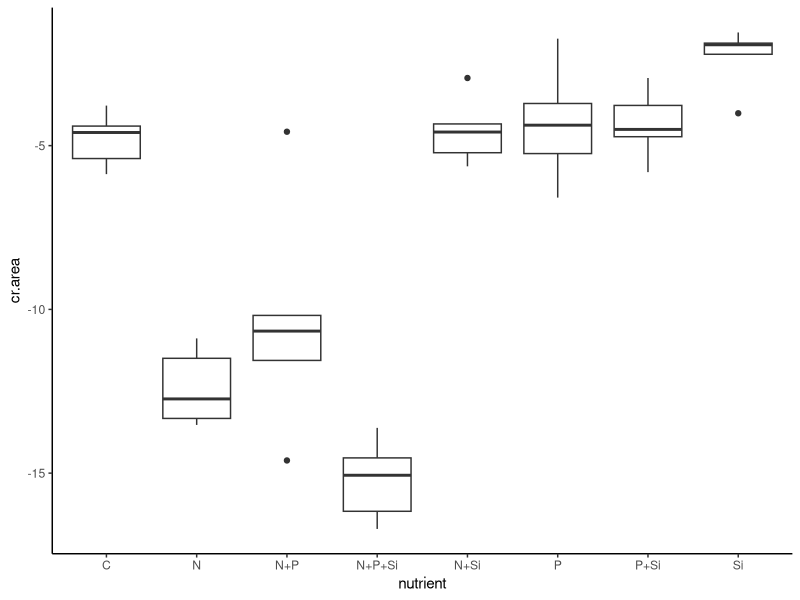
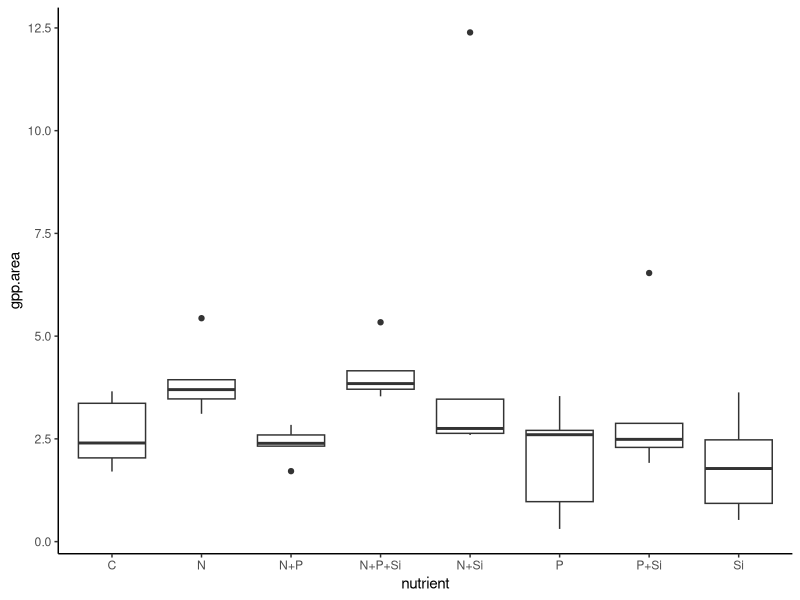
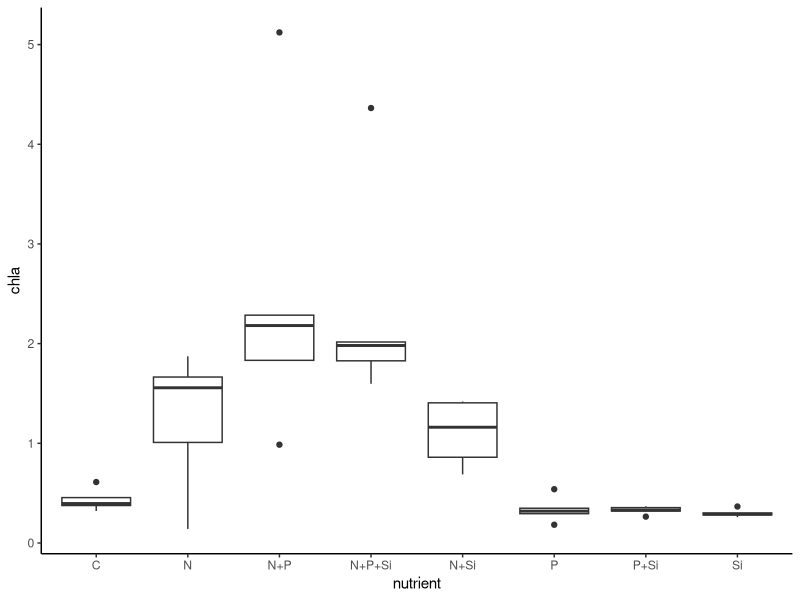
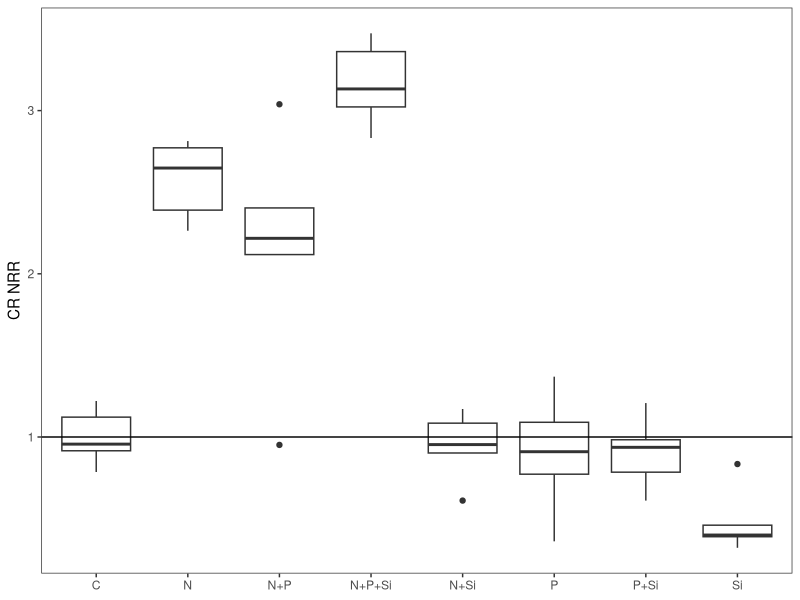
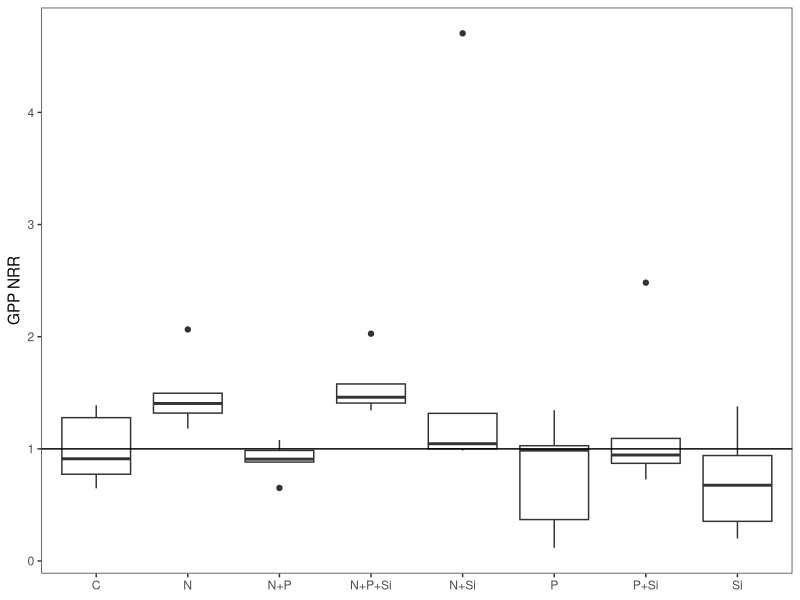
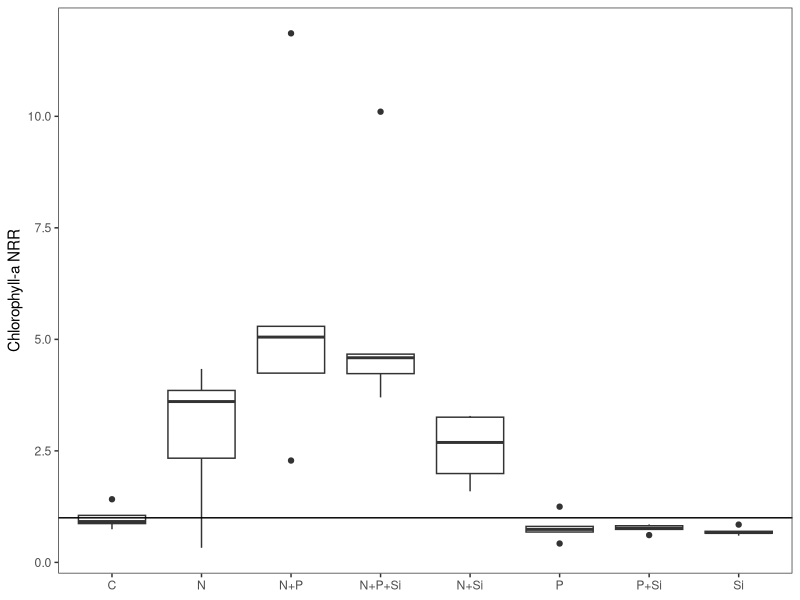
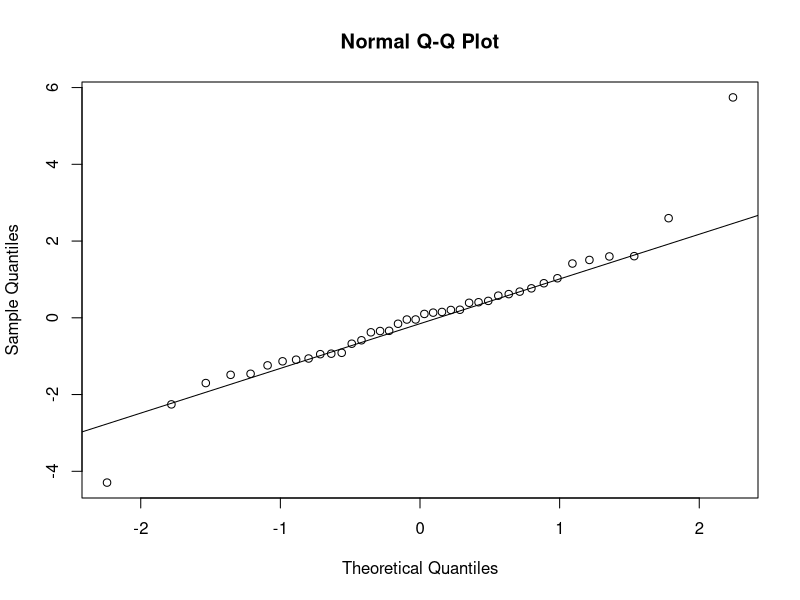
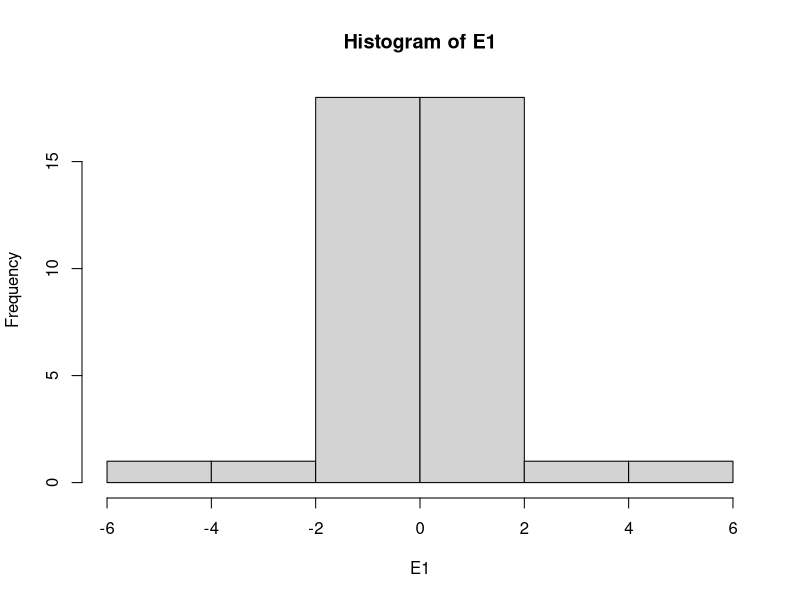

The R source for these figures, in order: (Note: this script raises an error after producing the figures.)
#Author:  Clay Arango
#Creation date: 10-Feb-19
#Script to analyze NDS data from Summer 2018 WSB work with S. Roley and A. Alexiades

#packages
install.packages("nlme")
install.packages("nortest")
install.packages("plyr")
install.packages("dplyr")
install.packages("multcomp")
install.packages("MASS")
install.packages("ggplot2")
library(nlme)
library(nortest)
library(plyr)
library(dplyr)
library(multcomp)
library(MASS)
library(ggplot2)

#Load data
cle_summer <- read.table(file="cle_summer.csv", header=T, sep=",")

#set variable
d = cle_summer

#evaluate data to make sure factors are correct
names(d)

unique(d$nutrient) #control, N, NP, NPSi, NSi, P, PSi, Si
unique(d$N) #should be 0 and 1
unique(d$P) #should be 0 and 1
unique(d$Si) #should be 0 and 1
unique(d$top) #should be "sponge" and "glass"
#if need to change, use recode function below. 
#d$top<-recode(d$top, "cellulose" = "sponge")
str(d)

#convert N and P and Si values (0 or 1 for absence or presence) to factors
d$N<-as.factor(d$N)
d$P<-as.factor(d$P)
d$Si<-as.factor(d$Si)
str(d)

#subset data into gpp and cr response
d.cr = subset(d, top=="sponge", data=d)
d.gpp = subset(d, top=="glass", data=d)

#check for outliers and check data entry before calculating CR-NRR
ggplot(d.cr, aes(x=nutrient, y=cr.area)) + geom_boxplot() + theme_classic()
#BB5, W1 might be low outliers, controls look OK

#calculate nrr for cr
x<-ddply(d.cr, "nutrient", summarise, ave_cr = mean(cr.area, na.rm=T)) 
x
d.cr$cr.nrr = d.cr$cr.area/-4.808690 #divide by control ave_cr

#check for outliers and check data entry before calculating GPP- and chla-NRR
ggplot(d.gpp, aes(x=nutrient, y=gpp.area)) + geom_boxplot() + theme_classic()
#Z2, V7 is a high outlier
ggplot(d.gpp, aes(x=nutrient, y=chla)) + geom_boxplot() + theme_classic()
#lots of b.d. are calculating as zeros.  replace with half dl?

#calculate nrr for gpp and chla
x<- ddply(d.gpp, "nutrient", summarise, ave_gpp = mean(gpp.area, na.rm=T), ave_chla = mean(chla, na.rm=T)) 
x
d.gpp$gpp.nrr = d.gpp$gpp.area/2.633438 #divide by control ave_gpp
d.gpp$chla.nrr = d.gpp$chla/0.4318408 #divide by control ave_chla
#use to exclude outliers
#x1<- ddply(subset(d.gpp, !(nds.id=="F6")), "nutrient", summarise, ave_chla = mean(chla_ug_cm2, na.rm=T)) 
#x1
#d.gpp$chla.nrr_1<-d.gpp$chla_ug_cm2/2.700340

#combine into one file and export
d.cr$chla.nrr<-NA
#d.cr$chla.nrr_1<-NA#for excluded outliers
d.cr$gpp.nrr<-NA
d.gpp$cr.nrr<-NA
d.nrr<-rbind(d.cr, d.gpp)
d.nrr$site.date<-"cle_summer"
write.table(d.nrr, "cle_summer_nrr.csv",  sep=",", quote=F, row.names =F)

###############
#plots of NRR
##############
ggplot(data=subset(d.cr, !(nutrient=="control")), aes(x=nutrient, y=cr.nrr))+geom_boxplot()+theme_bw()+
  ylab("CR NRR")+geom_abline(slope = 0, intercept = 1)+
  theme(axis.title.x=element_blank(), panel.grid.minor=element_blank(), panel.grid.major=element_blank())
#N limitation, possible Si inhibition

ggplot(data=subset(d.gpp, !(nutrient=="control")), aes(x=nutrient, y=gpp.nrr))+geom_boxplot()+theme_bw()+
  ylab("GPP NRR")+geom_abline(slope = 0, intercept = 1)+
  theme(axis.title.x=element_blank(), panel.grid.minor=element_blank(), panel.grid.major=element_blank())
#possible N limitation (but not NP), likely no limitation (i.e., light?)

ggplot(data=subset(d.gpp, !(nutrient=="control")), aes(x=nutrient, y=chla.nrr))+geom_boxplot()+theme_bw()+
  ylab("Chlorophyll-a NRR")+geom_abline(slope = 0, intercept = 1)+ 
  theme(axis.title.x=element_blank(), panel.grid.minor=element_blank(), panel.grid.major=element_blank())
#N limitation, possible N+P colimitation

##########
#NRR Summary Files
#########

GPP_sum<-ddply(d.gpp, "nutrient", summarise, ave_nrr.gpp=mean(gpp.nrr, na.rm=T), sd_nrr.gpp=sd(gpp.nrr, na.rm=T), 
               se_nrr.gpp =(sd(gpp.nrr)/sqrt(sum(!is.na(gpp.nrr)))), 
               ci95_nrr.gpp = (1.96*(sd(gpp.nrr)/sqrt(sum(!is.na(gpp.nrr))))),
               ave_nrr.chla=mean(chla.nrr, na.rm=T), sd_nrr.chla=sd(chla.nrr, na.rm=T), 
               se_nrr.chla =(sd(chla.nrr)/sqrt(sum(!is.na(chla.nrr)))), 
               ci95_nrr.chla = (1.96*(sd(chla.nrr)/sqrt(sum(!is.na(chla.nrr))))))
CR_sum<-ddply(d.cr, "nutrient", summarise, ave_nrr.cr=mean(cr.nrr, na.rm=T), sd_nrr.cr=sd(cr.nrr, na.rm=T), 
              se_nrr.cr =(sd(cr.nrr)/sqrt(sum(!is.na(cr.nrr)))), 
              ci95_nrr.cr = (1.96*(sd(cr.nrr)/sqrt(sum(!is.na(cr.nrr))))))

#now combine into one and export
d.sum<-merge(GPP_sum, CR_sum, by="nutrient")
d.sum$site_date<-"cle_summer"
write.table(d.sum, "cle_summer_summ.csv",  sep=",", quote=F, row.names=F)

############################################################
#analyze RESPIRATION data
############################################################

M1<-gls(cr.area~N*P*Si, data=d.cr, na.action=na.omit)
E1<-residuals(M1)
qqnorm(E1)
qqline(E1)
ad.test(E1)
   #residuals are normally distributed
hist(E1)  
plot(M1)
   #this doesn't look good

plot(filter(d.cr, !is.na(cr.area)) %>% dplyr::select(nutrient), 
     E1, xlab="nutrient", ylab="Residuals")
bartlett.test(cr.area~nutrient, data=d.cr)
   #variance test not OK, we'll probably need to mess with this one

anova(M1)
  
x <- group_by(d.cr, nutrient) %>%  # Grouping function causes subsequent functions to aggregate by season and reach
  summarize(cr.mean = abs(mean(cr.area, na.rm = TRUE)), # na.rm = TRUE to remove missing values
            cr.sd=abs(sd(cr.area, na.rm = TRUE)),  # na.rm = TRUE to remove missing values
            n = sum(!is.na(cr.area)), # of observations, excluding NAs. 
            cr.se=cr.sd/sqrt(n))

ggplot(data=x, aes(x=nutrient, y=cr.mean)) + 
  geom_bar(stat="identity", position=position_dodge(), color = "black") + 
  geom_errorbar(aes(ymin=cr.mean, ymax=cr.mean+cr.se), width=0.2, 
                position=position_dodge(0.9)) + 
  xlab("Nutrient") +
  ylab(expression(Respiration~(ug~O[2]~m^{-2}~h^{-1}))) +
  ylim(0,20) +
  labs(fill="Light") +
  theme_bw() +
  theme(panel.grid.major=element_blank(),
        panel.grid.minor=element_blank(),
        legend.title=element_text(size=6),
        legend.key=element_blank(), 
        legend.position=c(0.5,0.95), 
        legend.text=element_text(size=8), 
        legend.background=element_blank(), 
        legend.direction="horizontal", 
        legend.key.size=unit(0.3, "cm"), 
        axis.title.y=element_text(size=8), 
        axis.title.x=element_text(size=8), 
        axis.text.x=element_text(size=8))

#ggsave('output/figures/Ring_summer.tiff',
#       units="in",
#       width=3.25,
#       height=3.25,
#       dpi=1200,
#       compression="lzw")

#summarize nrr
x <- group_by(d.cr, nutrient) %>%  # Grouping function causes subsequent functions to aggregate by season and reach
  summarize(cr.mean = abs(mean(cr.nrr, na.rm = TRUE)), # na.rm = TRUE to remove missing values
            cr.sd=abs(sd(cr.nrr, na.rm = TRUE)),  # na.rm = TRUE to remove missing values
            n = sum(!is.na(cr.nrr)), # of observations, excluding NAs. 
            cr.se=cr.sd/sqrt(n))

############################################################
#analyze the PRODUCTION data
############################################################

M1<-gls(gpp.area~N*P*Si, data=d.gpp, na.action=na.omit) 
E1<-residuals(M1)
qqnorm(E1)
qqline(E1)
ad.test(E1)
   #residuals are not normal, check outlier

hist(E1, xlab="residuals", main="")
plot(M1)

plot(filter(d.gpp, !is.na(gpp.area)) %>% dplyr::select(nutrient), 
     E1, xlab="nutrient", ylab="Residuals")
bartlett.test(gpp.area~nutrient, data=d.gpp)
   #not good, check outlier

anova(M1)
  
x <- group_by(d.gpp, nutrient) %>%  # Grouping function causes subsequent functions to aggregate by season and reach
  summarize(gpp.mean = abs(mean(gpp.area, na.rm = TRUE)), # na.rm = TRUE to remove missing values
            gpp.sd=abs(sd(gpp.area, na.rm = TRUE)),  # na.rm = TRUE to remove missing values
            n = sum(!is.na(gpp.area)), # of observations, excluding NAs. 
            gpp.se=gpp.sd/sqrt(n))

ggplot(data=x, aes(x=nutrient, y=gpp.mean)) + 
  geom_bar(stat="identity", position=position_dodge(), color = "black") + 
  geom_errorbar(aes(ymin=gpp.mean, ymax=gpp.mean+gpp.se), width=0.2, 
                position=position_dodge(0.9)) + 
  xlab("Nutrient") +
  ylab(expression(Production~(ug~O[2]~m^{-2}~h^{-1}))) +
  labs(fill="Light") +
  theme_bw() +
  theme(panel.grid.major=element_blank(),
        panel.grid.minor=element_blank(), 
        legend.title=element_text(size=6), 
        legend.key=element_blank(),  
        legend.position=c(0.5,0.95),  
        legend.text=element_text(size=8),  
        legend.background=element_blank(),  
        legend.direction="horizontal",  
        legend.key.size=unit(0.3, "cm"),  
        axis.title.y=element_text(size=8),  
        axis.title.x=element_text(size=8),  
        axis.text.x=element_text(size=8))

#ggsave('output/figures/gppByNutrient.tiff',
#       units="in",
#       width=3.25,
#       height=3.25,
#       dpi=1200,
#       compression="lzw")


#summarize nrr
x <- group_by(d.gpp, nutrient) %>%  # Grouping function causes subsequent functions to aggregate by season and reach
  summarize(gpp.mean = abs(mean(gpp.nrr, na.rm = TRUE)), # na.rm = TRUE to remove missing values
            gpp.sd=abs(sd(gpp.nrr, na.rm = TRUE)),  # na.rm = TRUE to remove missing values
            n = sum(!is.na(gpp.nrr)), # of observations, excluding NAs. 
            gpp.se=gpp.sd/sqrt(n))


#BELOW HERE IS NOT EDITED





############################################################
#analyze the CHL-A biomass on disks

M1<-gls(chla~N*P*light, data=roza_sum.chla, na.action=na.omit)
E1<-residuals(M1)
qqnorm(E1)
qqline(E1)
ad.test(E1)
  #residuals look bad (p=0.001)
hist(E1)
plot(M1)

vf1 = varIdent(form = ~ 1|N*P)
vf2 = varIdent(form = ~ 1|light)
vf3 = varIdent(form = ~ 1|N*P*light)
vf4 = varPower(form = ~ fitted(.)) 
vf5 = varExp(form = ~ fitted(.))
vf6 = varConstPower(form = ~ fitted(.))
vf7 = varExp(form = ~ fitted(.)|nutrient)

M2<-gls(chla~N*P*light, data=roza_sum.chla, na.action=na.omit, weights=vf1)
M3<-gls(chla~N*P*light, data=roza_sum.chla, na.action=na.omit, weights=vf2)
M4<-gls(chla~N*P*light, data=roza_sum.chla, na.action=na.omit, weights=vf3)
M5<-gls(chla~N*P*light, data=roza_sum.chla, na.action=na.omit, weights=vf4)
M6<-gls(chla~N*P*light, data=roza_sum.chla, na.action=na.omit, weights=vf5)
M7<-gls(chla~N*P*light, data=roza_sum.chla, na.action=na.omit, weights=vf6)
M8<-gls(chla~N*P*light, data=roza_sum.chla, na.action=na.omit, weights=vf7)

anova(M1,M2,M3,M4,M5,M6,M7,M8)

#M3 is best on AIC

E3<-residuals(M3)
qqnorm(E3)
qqline(E3)
ad.test(E3)
#residuals are not normal (p=0.001)
hist(E3, xlab="residuals", main="")
plot(M3)
  #hist and plot look good

plot(filter(roza_sum.chla, !is.na(chla)) %>% dplyr::select(light), 
     E3, xlab="light", ylab="Residuals")
bartlett.test(chla~light, data=roza_sum.chla)

plot(filter(roza_sum.chla, !is.na(chla)) %>% dplyr::select(nutrient), 
     E3, xlab="nutrient", ylab="Residuals")
bartlett.test(chla~nutrient, data=roza_sum.chla)

anova(M3)

#light is significant and N and P separately interact with light

x<-roza_sum.chla[complete.cases(roza_sum.chla$chla),]

with(x, 
     interaction.plot(nutrient,light,chla, 
                      ylim=c(0,1.5),lty=c(1,12),lwd=2,ylab="Chlorophyll a", 
                      xlab="Nutrient", trace.label="Light"))

x <- group_by(roza_sum.chla, nutrient, light) %>%  # Grouping function causes subsequent functions to aggregate by season and reach
  summarize(chla.mean = mean(chla, na.rm = TRUE), # na.rm = TRUE to remove missing values
            chla.sd=sd(chla, na.rm = TRUE),  # na.rm = TRUE to remove missing values
            n = sum(!is.na(chla)), # of observations, excluding NAs. 
            chla.se=chla.sd/sqrt(n))

ggplot(data=x, 
       aes(x=nutrient, y=chla.mean, fill=light)) + 
  geom_bar(stat="identity", position=position_dodge(), color = "black") + 
  geom_errorbar(aes(ymin=chla.mean, ymax=chla.mean+chla.se), width=0.2, 
                position=position_dodge(0.9)) + 
  scale_fill_manual(values=c("white","black")) +
  xlab("Nutrient") +
  ylab(expression(Chlorophyll~a~(ug~cm^{-2}))) +
  ylim(0,1.7) +
  labs(fill="Light") +
  theme_bw() +
  theme(panel.grid.major=element_blank(), 
        panel.grid.minor=element_blank(), 
        legend.title=element_text(size=6), 
        legend.key=element_blank(), 
        legend.position=c(0.5,0.95), 
        legend.text=element_text(size=8), 
        legend.background=element_blank(), 
        legend.direction="horizontal", 
        legend.key.size=unit(0.3, "cm"), 
        axis.title.y=element_text(size=8), 
        axis.title.x=element_text(size=8), 
        axis.text.x=element_text(size=8))

ggsave('output/figures/chlaByNutrientLight.tiff',
       units="in",
       width=3.25,
       height=3.25,
       dpi=1200,
       compression="lzw")



############################################################
############################################################
#calculate nrr mean and standard error
x1 <- group_by(roza_sum, nutrient, light) %>%  # Grouping function causes subsequent functions to aggregate by season and reach
  summarize(chla.nrr.mean = mean(chla.nrr, na.rm = TRUE), # na.rm = TRUE to remove missing values
            chla.nrr.sd=sd(chla.nrr, na.rm = TRUE),  # na.rm = TRUE to remove missing values
            chla.n = sum(!is.na(chla.nrr)), # of observations, excluding NAs. 
            chla.nrr.se=chla.nrr.sd/sqrt(chla.n))


x2 <- group_by(roza_sum, nutrient, light) %>%  # Grouping function causes subsequent functions to aggregate by season and reach
  summarize(gpp.nrr.mean = mean(gpp.nrr, na.rm = TRUE), # na.rm = TRUE to remove missing values
            gpp.nrr.sd=sd(gpp.nrr, na.rm = TRUE),  # na.rm = TRUE to remove missing values
            gpp.n = sum(!is.na(gpp.nrr)), # of observations, excluding NAs. 
            gpp.nrr.se=gpp.nrr.sd/sqrt(gpp.n))

x3 <- group_by(roza_sum, nutrient, light) %>%  # Grouping function causes subsequent functions to aggregate by season and reach
  summarize(cr.nrr.mean = mean(cr.nrr, na.rm = TRUE), # na.rm = TRUE to remove missing values
            cr.nrr.sd=sd(cr.nrr, na.rm = TRUE),  # na.rm = TRUE to remove missing values
            cr.n = sum(!is.na(cr.nrr)), # of observations, excluding NAs. 
            cr.nrr.se=cr.nrr.sd/sqrt(cr.n))

roza_sum.nrr<-cbind(x1,x2,x3)
roza_sum.nrr <- roza_sum.nrr[, !duplicated(colnames(roza_sum.nrr))]
write.csv(roza_sum.nrr, "roza_sum.nrr.csv")
